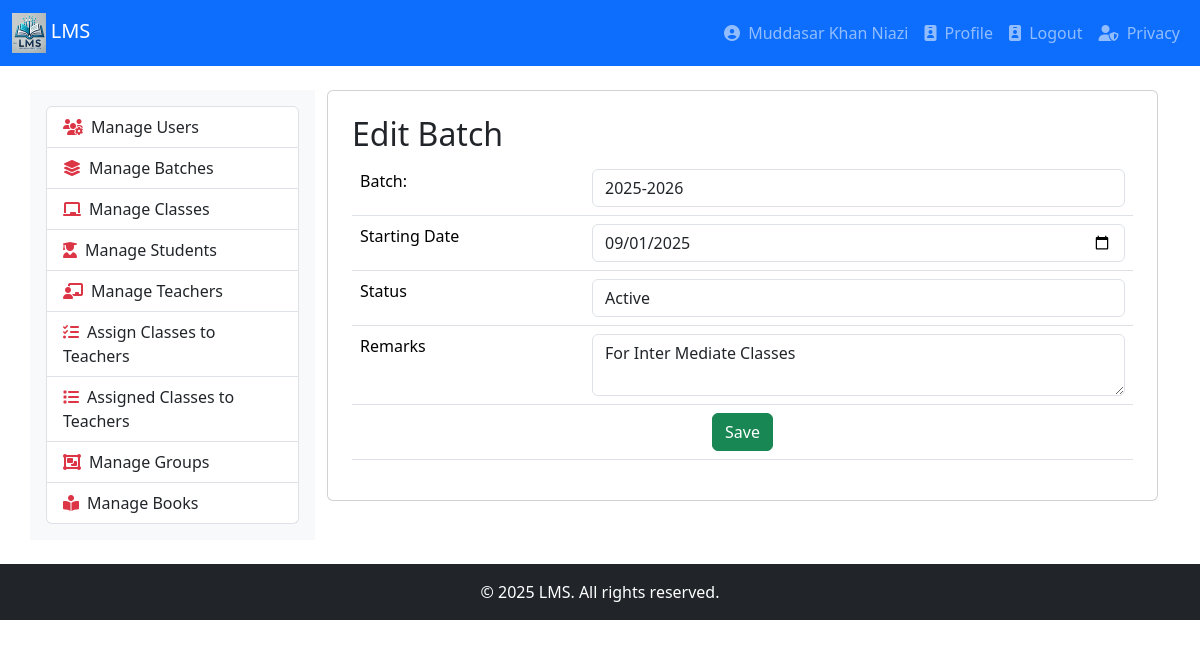
Page /batch.php?id=3 (signed in) on the committed database.
### tables this page shows
CREATE TABLE `sessions` (
  `session_id` int(11) NOT NULL,
  `session_name` varchar(9) DEFAULT NULL,
  `starting_date` date NOT NULL,
  `status` enum('active','completed') NOT NULL,
  `remarks` varchar(512) DEFAULT NULL
);

### batch.php (the view, shortened to what this page needs)
<?php
include 'db.php';
$session_name = "";
$starting_date = "";
$status = "active";
$remarks = "";
$id = 0;
if (isset($_GET['id'])) {
    $id = intval($_GET['id']);
    $stmt = $conn->prepare("SELECT * FROM sessions WHERE session_id = ?");
    $stmt->bind_param("i", $id);
    $stmt->execute();
    $result = $stmt->get_result();
    $data = $result->fetch_assoc();
    $session_name = $data['session_name'];
    $starting_date = $data['starting_date'];
    $status = $data['status'];
    $remarks = $data['remarks'];
}
include 'header.php';
include 'navigation.php';
?>
<div class="container mt-4">
    <div class="row">
        <div class="col-md-3 bg-light p-3">
            <?php include 'leftbar.php'; ?>
        </div>
        <div class="col-md-9">
            <div class="card p-4">
                <h2><?= $id ? 'Edit' : 'Add' ?> Batch</h2>
                <form method="POST">
                    <table class="table">
                        <tr>
                            <td><label>Batch:</label></td>
                            <td><input type="text" name="session_name" value="<?= htmlspecialchars($session_name) ?>" class="form-control" required></td>
                        </tr>
                        <tr>
                            <td><label>Starting Date</label></td>
                            <td><input type="date" name="starting_date" value="<?= $starting_date ?>" class="form-control" required></td>
                        </tr>
                        <tr>
                            <td><label>Status</label></td>
                            <td>
                                <select name="status" class="form-control">
                                    <option value="active" <?= $status == 'active' ? 'selected' : '' ?>>Active</option>
                                </select>
                            </td>
                        </tr>
                        <tr>
                            <td><label>Remarks</label></td>
                            <td><textarea name="remarks" class="form-control"><?= htmlspecialchars($remarks) ?></textarea></td>
                        </tr>
                        <tr>
                            <td colspan="2" class="text-center">
                                <button type="submit" class="btn btn-success">Save</button>
                            </td>
                        </tr>
                    </table>
                </form>
            </div>
        </div>
    </div>
</div>
<?php include 'footer.php'; ?>

### rows in the picture
sessions: session_name "2025-2026", starting_date "09/01/2025", remarks "For Inter Mediate Classes"

### other values in the picture
$_SESSION['uname'] "Muddasar Khan Niazi"
